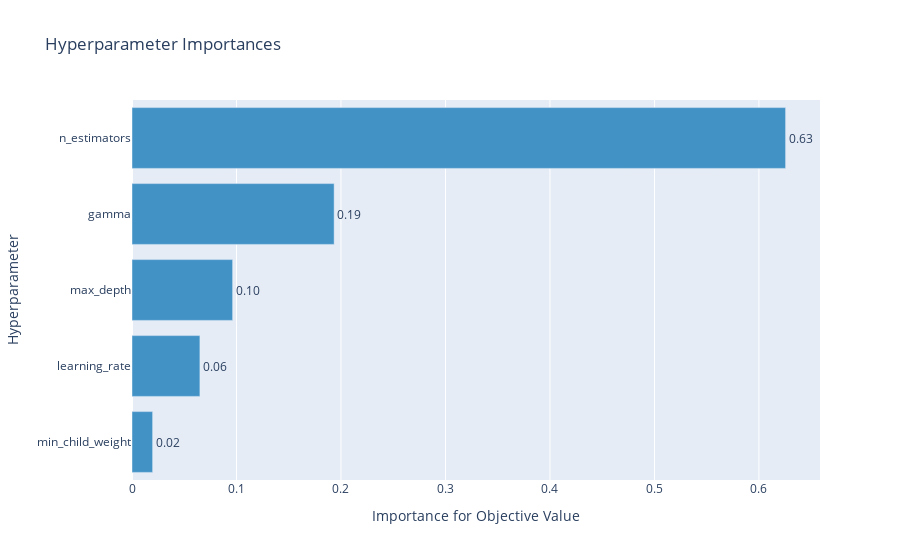

Write notebook code for a chart like this one.
### Code cell
optuna.visualization.plot_param_importances(study)

### Figure 1 — Plotly figure (JSON) as saved in the notebook; plotly's stock layout.template omitted (floating-point values rounded to 4 significant figures)
{"data": [{"cliponaxis": false, "hovertemplate": ["min_child_weight (IntDistribution): 0.019742934717725293<extra></extra>", "learning_rate (FloatDistribution): 0.06499347245909262<extra></extra>", "max_depth (IntDistribution): 0.09630363566508549<extra></extra>", "gamma (IntDistribution): 0.1934586452297471<extra></extra>", "n_estimators (IntDistribution): 0.6255013119283496<extra></extra>"], "marker": {"color": "rgb(66,146,198)"}, "orientation": "h", "text": ["0.02", "0.06", "0.10", "0.19", "0.63"], "textposition": "outside", "type": "bar", "x": [0.01974, 0.06499, 0.0963, 0.1935, 0.6255], "y": ["min_child_weight", "learning_rate", "max_depth", "gamma", "n_estimators"]}], "layout": {"showlegend": false, "title": {"text": "Hyperparameter Importances"}, "xaxis": {"title": {"text": "Importance for Objective Value"}}, "yaxis": {"title": {"text": "Hyperparameter"}}}}
